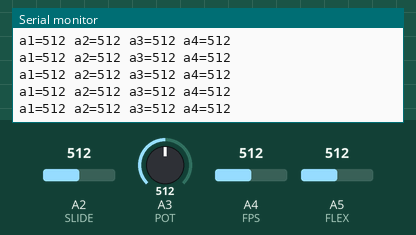
The sketch below on a simulated Arduino Uno, built with avr-gcc and run on an emulated ATmega328P. Parts: the last lines printed to the serial monitor. The test bench sets the inputs (shaded band); at power-on: A2 (SLIDE) = 512, A3 (POT) = 512, A4 (FPS) = 512, A5 (FLEX) = 512.

Above: at 1.2 s.
1.3 s: A2 (SLIDE) set to 107
At 2.4 s:
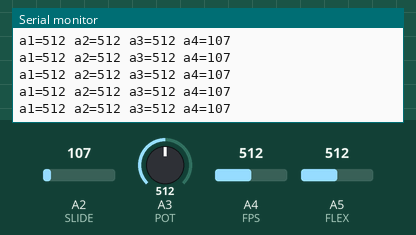
4.3 s: A2 (SLIDE) set to 90
At 5.1 s:
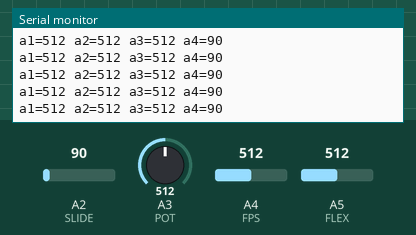
7.3 s: A3 (POT) set to 109
At 8.0 s:
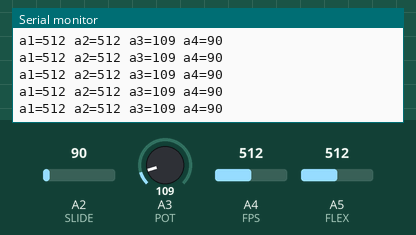
8.8 s: A3 (POT) set to 91
At 9.9 s:
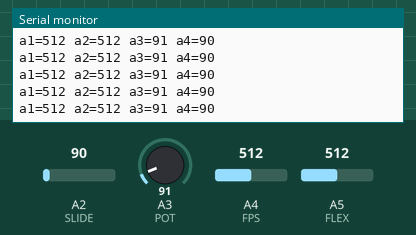
Timing chart, 0 to 11.8 s (numbered marks = the images above; inputs shaded):
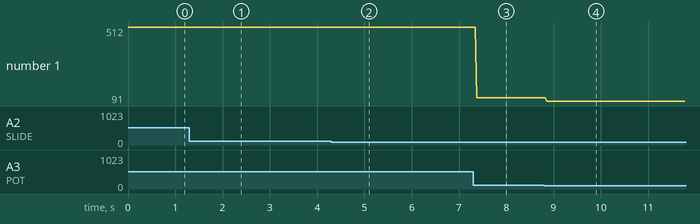

The sketch:

FPS.ino
```cpp
#define FLEX 5
#define FPS 4
#define POT 3
#define SLIDE 2


#define SENSOR SLIDE


void setup() {
  Serial.begin(9600);
  return;
}

void loop() {


  Serial.print("a1=");
  Serial.print(analogRead(FLEX));
  Serial.print(" a2=");
  Serial.print(analogRead(FPS));
  Serial.print(" a3=");
  Serial.print(analogRead(POT));
  Serial.print(" a4=");
  Serial.print(analogRead(SLIDE));
  Serial.print("\r\n");
  delay(10);
  return;
}
```

Measured:
- after the input at 1.3 s, the serial monitor: prints a new line after 0.06 s (image 1)
- after the input at 4.3 s, the serial monitor: prints a new line at once (image 2)
- after the input at 7.3 s, the serial monitor: prints a new line after 0.07 s (image 3)
- after the input at 8.8 s, the serial monitor: prints a new line after 0.06 s (image 4)
- plotted number 1: 512 → 109 after the input at 7.3 s, 109 → 91 after the input at 8.8 s
